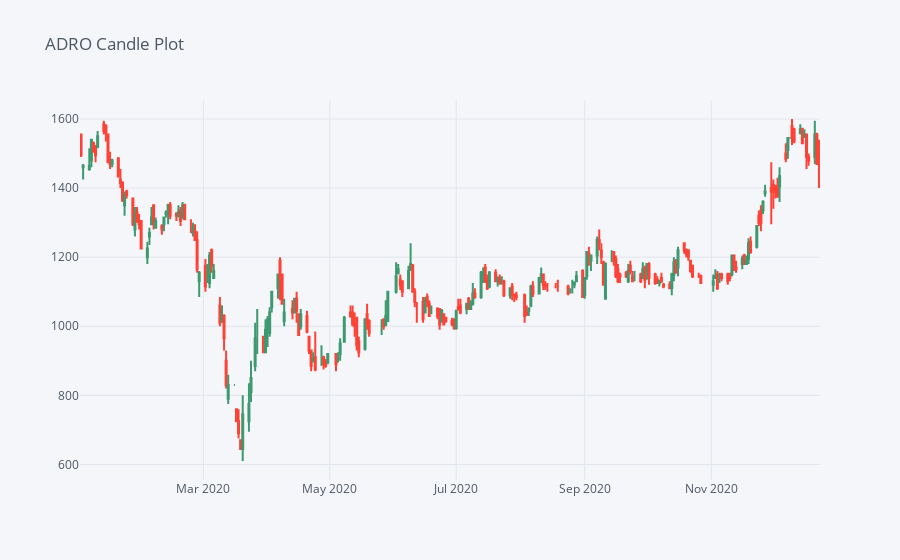

The code cell stored with this chart in its notebook:
### Markdown cell above
## Candle Plot

Now, let's use plotly to build a better interactive candle plot. Candle plot is one of the most understandable plot in stock market. It shows the price movement of the stocks, by displaying the green-red indicators. Green means that the price is moving positive, meanwhile red means that the price is moving negative.

Let's take a look of the price movement of each coal stocks in 2020.

### Code cell
stocks_coal['ADRO'][['Open', 'High', 'Low', 'Close']].loc['2020-01-01':'2021-01-01'].iplot(kind='candle', 
                                                                                           title='ADRO Candle Plot')

### Figure 1 — Plotly figure (JSON) as saved in the notebook; plotly's stock layout.template omitted (floating-point values rounded to 4 significant figures; data arrays with more than 128 entries replaced by an {"elided": "..."} marker saying what was removed)
{"data": [{"close": {"elided": "240 int values"}, "high": {"elided": "240 int values"}, "low": {"elided": "240 int values"}, "open": {"elided": "240 int values"}, "showlegend": false, "type": "candlestick", "x": {"elided": "240 str values"}, "yaxis": "y2"}], "layout": {"legend": {"bgcolor": "#F5F6F9", "font": {"color": "#4D5663"}}, "paper_bgcolor": "#F5F6F9", "plot_bgcolor": "#F5F6F9", "title": {"font": {"color": "#4D5663"}, "text": "ADRO Candle Plot"}, "xaxis": {"gridcolor": "#E1E5ED", "rangeslider": {"visible": false}, "showgrid": true, "tickfont": {"color": "#4D5663"}, "title": {"font": {"color": "#4D5663"}, "text": ""}, "zerolinecolor": "#E1E5ED"}, "yaxis": {"gridcolor": "#E1E5ED", "showgrid": true, "showticklabels": false, "tickfont": {"color": "#4D5663"}, "title": {"font": {"color": "#4D5663"}, "text": ""}, "zerolinecolor": "#E1E5ED"}, "yaxis2": {"gridcolor": "#E1E5ED", "showgrid": true, "tickfont": {"color": "#4D5663"}, "title": {"font": {"color": "#4D5663"}, "text": ""}, "zerolinecolor": "#E1E5ED"}}}
